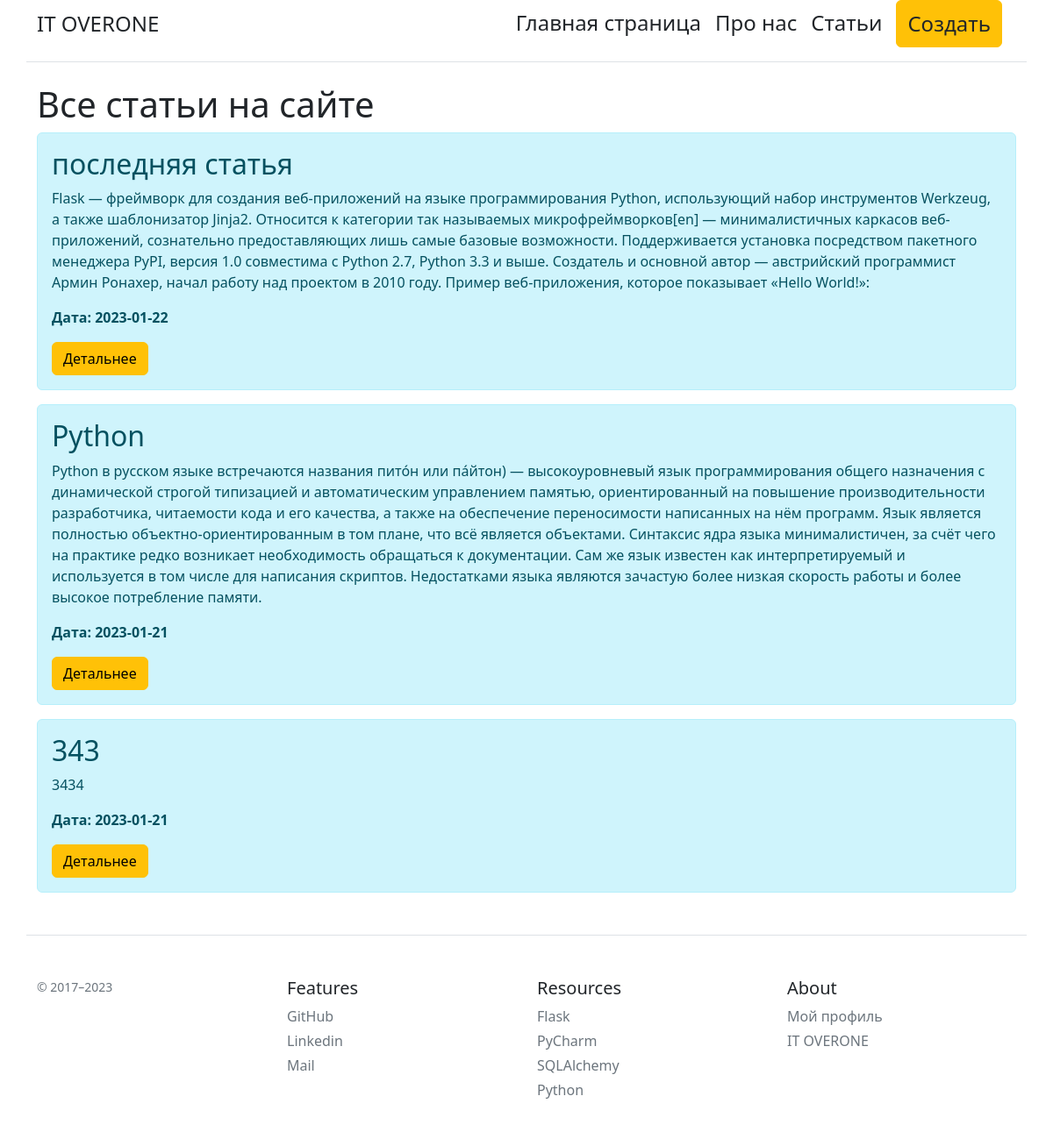
The page /posts on the database its author committed.
### app.py (models this page shows, shortened)
class Article(db.Model):
    id=db.Column(db.Integer, primary_key=True) #номер статьи
    title=db.Column(db.String(100), nullable=False) #название статьи
    intro=db.Column(db.String(100), nullable=False) #
    text=db.Column(db.Text, nullable=False) #текст статьи
    date=db.Column(db.DateTime, default=datetime.utcnow) #дата и время публикации
    file=db.Column(db.Text, nullable=False)

### app.py (the view)
@app.route('/posts')
def posts():
    articles=Article.query.order_by(Article.date.desc()).all()
    return render_template('posts.html',articles=articles)

### templates/posts.html (shortened to what this page needs)
{% extends 'base.html' %}
{% block body %}
<div class="container" >
    <h1>Все статьи на сайте</h1>
    {% for el in articles %}
    <div class="alert alert-info">
        <h2>{{ el.title }}</h2>
        <p>{{ el.intro }}</p>
        <p><b>Дата: {{ el.date.date() }}</b></p>
        <a href="/posts/{{el.id}}" class="btn btn-warning">Детальнее</a>
    </div>
    {% endfor %}
</div>
{% endblock %}

### templates/base.html (shortened to what this page needs)
<!doctype html>
<html lang="ru">
<head>
     <link rel="stylesheet" href="https://cdn.jsdelivr.net/npm/bootstrap@5.2.3/dist/css/bootstrap.min.css">
</head>
<body>
    <div class="container d-flex flex-column flex-md-row align-items-center pb-3 mb-4 border-bottom">
      <a href="/" class="d-flex align-items-center text-dark text-decoration-none">
        <span class="fs-4">IT OVERONE</span>
      </a>
      <nav class="d-inline-flex mt-2 mt-md-0 ms-md-auto">
        <a class="me-3 py-2 text-dark text-decoration-none fs-4" href="/">Главная страница</a>
        <a class="me-3 py-2 text-dark text-decoration-none fs-4" href="/about">Про нас</a>
        <a class="me-3 py-2 text-dark text-decoration-none fs-4" href="/posts">Статьи</a>
        <a class="btn btn-warning me-3 py-2 text-dark text-decoration-none fs-4" href="/create-article">Создать</a>
      </nav>
    </div>
  {% block body %}
  {% endblock %}
<footer class="container pt-4 my-md-5 pt-md-5 border-top">
    <div class="row">
      <div class="col-12 col-md">
        <small class=" d-block mb-3 text-muted">© 2017–2023</small>
      </div>
      <div class="col-6 col-md">
        <h5>Features</h5>
           <ul class="list-unstyled text-small">
          <li class="mb-1"><a class="link-secondary text-decoration-none" href="https://github.com/kolyar94">GitHub</a></li>
          <li class="mb-1"><a class="link-secondary text-decoration-none" href="https://www.linkedin.com/in/%D0%BD%D0%B8%D0%BA%D0%BE%D0%BB%D0%B0%D0%B9-%D1%8F%D1%80%D0%B5%D1%86-94a44725a/">Linkedin</a></li>
          <li class="mb-1"><a class="link-secondary text-decoration-none" href="kolyar.yr@yandex.ru">Mail</a></li>
        </ul>
      </div>
      <div class=" col-6 col-md">
        <h5>Resources</h5>
           <ul class="list-unstyled text-small">
          <li class="mb-1"><a class="link-secondary text-decoration-none" href="https://flask.palletsprojects.com/en/2.2.x/">Flask</a></li>
          <li class="mb-1"><a class="link-secondary text-decoration-none" href="https://www.jetbrains.com/ru-ru/pycharm/">PyCharm</a></li>
          <li class="mb-1"><a class="link-secondary text-decoration-none" href="https://www.sqlalchemy.org/">SQLAlchemy</a></li>
          <li class="mb-1"><a class="link-secondary text-decoration-none" href="https://www.python.org/">Python</a></li>
        </ul>
      </div>
      <div class=" col-6 col-md">
        <h5>About</h5>
          <ul class="list-unstyled text-small">
          <li class="mb-1"><a class="link-secondary text-decoration-none" href="https://www.instagram.com/iarets_nikolai/">Мой профиль</a></li>
          <li class="mb-1"><a class="link-secondary text-decoration-none" href="https://overone.by/4?utm_source=insta_taplink_over">IT OVERONE</a></li>
        </ul>
      </div>
    </div>
  </footer>
</body>
</html>

### rows shown on the page
Article: title "последняя статья", intro "Flask — фреймворк для создания веб-приложений на языке программирования Python, использующий набор инструментов Werkzeug, а также шаблонизатор Jinja2. Относится к категории так называемых микрофреймворков[en] — минималистичных каркасов веб-приложений, сознательно предоставляющих лишь самые базовые возможности. Поддерживается установка посредством пакетного менеджера PyPI, версия 1.0 совместима с Python 2.7, Python 3.3 и выше. Создатель и основной автор — австрийский программист Армин Ронахер, начал работу над проектом в 2010 году. Пример веб-приложения, которое показывает «Hello World!»:", date "2023-01-22"
Article: title "Python", intro "Python в русском языке встречаются названия пито́н или па́йтон) — высокоуровневый язык программирования общего назначения с динамической строгой типизацией и автоматическим управлением памятью, ориентированный на повышение производительности разработчика, читаемости кода и его качества, а также на обеспечение переносимости написанных на нём программ. Язык является полностью объектно-ориентированным в том плане, что всё является объектами. Синтаксис ядра языка минималистичен, за счёт чего на практике редко возникает необходимость обращаться к документации. Сам же язык известен как интерпретируемый и используется в том числе для написания скриптов. Недостатками языка являются зачастую более…", date "2023-01-21"
Article: title "343", intro "3434", date "2023-01-21"
